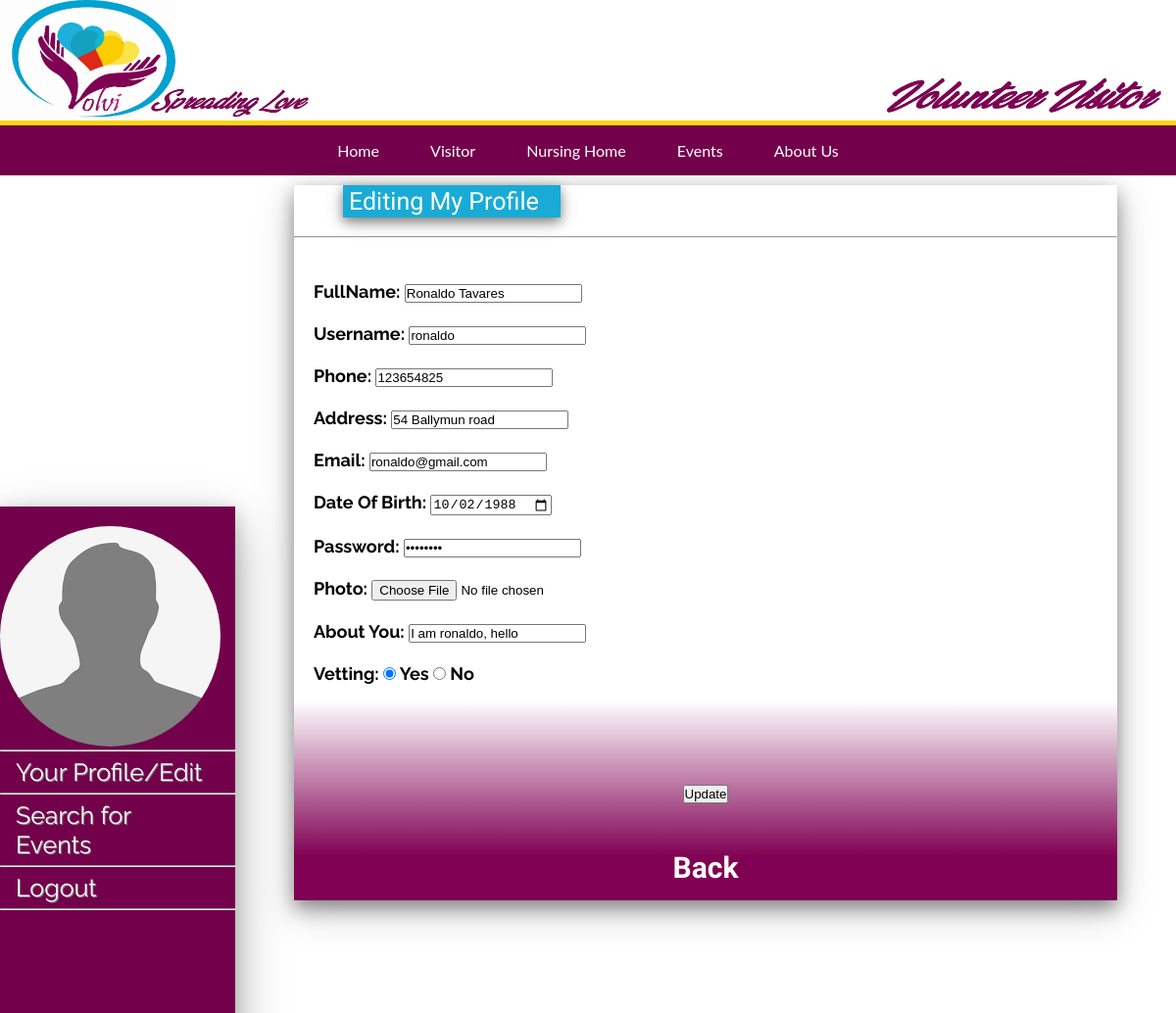
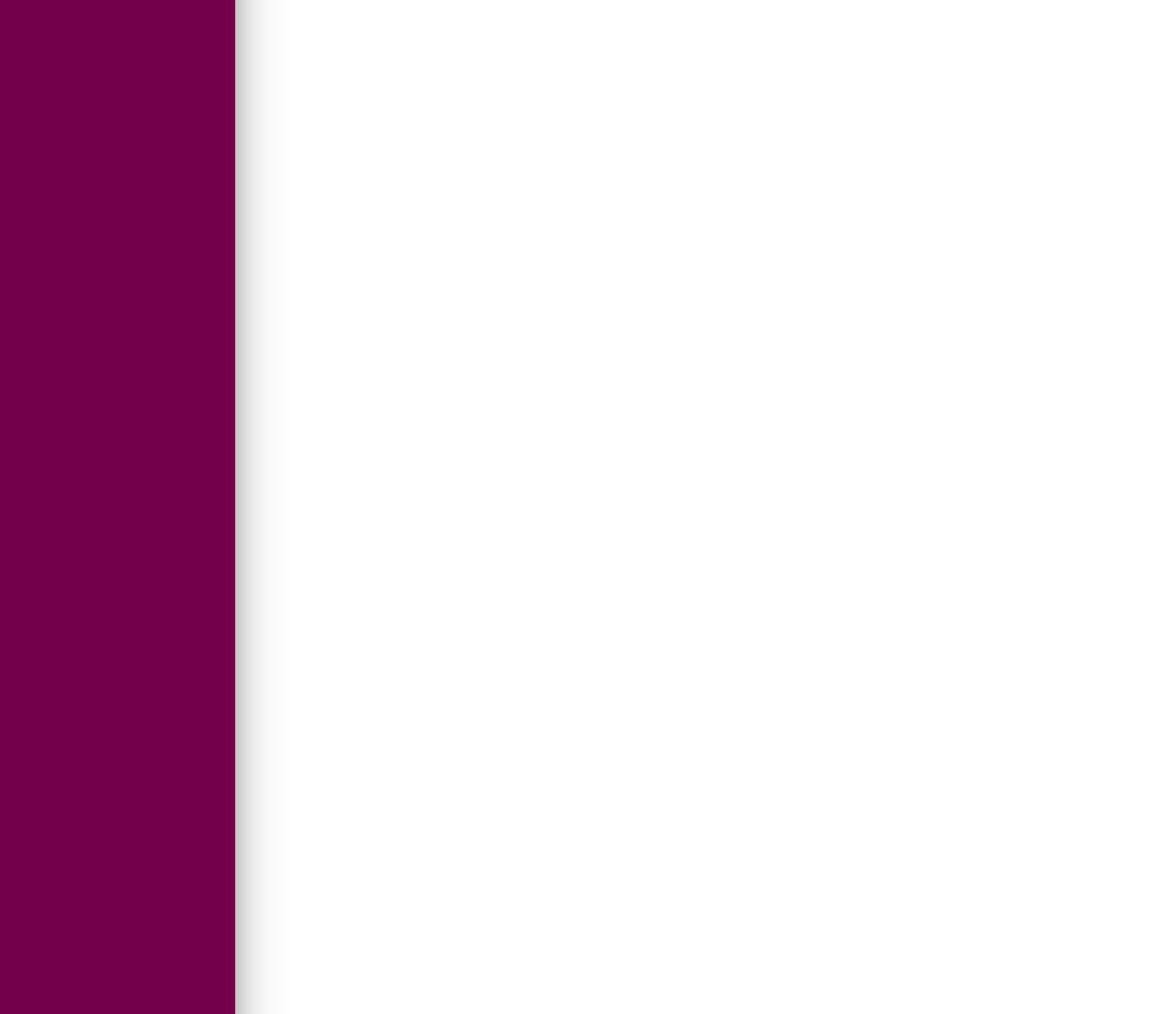
Page /VolviFinal/editProfile.php?Username=ronaldo on the committed database (2 pictures, top to bottom).
### tables this page shows
CREATE TABLE `users` (
  `User_ID` int(11) NOT NULL,
  `FullName` varchar(255) NOT NULL,
  `Username` varchar(255) NOT NULL,
  `Phone` int(30) NOT NULL,
  `Address` varchar(255) NOT NULL,
  `Email` varchar(255) NOT NULL,
  `DoB` date NOT NULL,
  `About` varchar(255) NOT NULL,
  `Password` varchar(255) NOT NULL,
  `Photo` blob NOT NULL,
  `Vetting` enum('Y','N') NOT NULL
);

### VolviFinal/editProfile.php (the view, shortened to what this page needs)
<html>
<body>
<div class="transbox">
<legend style="font-family:Kaushan Script; margin-left: 50px; font-size:25px;">Editing My Profile</legend> <br>
<?php
if (isset($_SESSION["Username"])){
echo '<b><h1> Hello<i> <b>'.$_SESSION["Username"].'</i> </b>this is your profile</h1>';}?><hr>
<br>
<?php
include('db.php');
	$Username = '';
if( isset( $_GET['Username'])) {
    $pus  = $_GET['Username'];
$stmt = $dbh->prepare("SELECT * FROM users WHERE Username= :pus");
$stmt->bindValue(':pus', $pus);
$stmt->execute();
$row = $stmt->fetch(PDO::FETCH_ASSOC);
$Username = $row['Username'];
$FullName = $row['FullName'];
$Phone = $row['Phone'];
$Address = $row['Address'];
$Email = $row['Email'];
$DoB = $row['DoB'];
$Password = $row['Password'];
$Photo = $row['Photo'];
$About = $row['About'];
$Vetting = $row['Vetting'];
}
?>
<div align='center'>
<form action="editProfile.php" method="post">
<h2>FullName: <input type="text" name="FullName" value="<?php echo $FullName; ?>" >  <br><br>
Username: <input type="text" name="Username" value="<?php echo $Username; ?>"  readonly/> <br><br>
Phone: <input type="text" name="Phone" value="<?php echo $Phone; ?>" ><br><br>
Address: <input type="text" name="Address" value="<?php echo $Address; ?>" > <br><br>
Email: <input type="text" name="Email" value="<?php echo $Email; ?>" > <br><br>
Date Of Birth: <input type="date" name="DoB" value="<?php echo $DoB; ?>" > <br><br>
Password: <input type="password" name="Password" value="<?php echo $Password; ?>"  > <br><br>
Photo: <input type="file" name="Photo" value="<?php echo $Photo; ?>" > <br><br>
About You: <input type="text" name="About" value="<?php echo $About; ?>" > <br><br>
Vetting: <input type="radio" name="Vetting" value="Y" <?php echo $Vetting =="Y";{ echo "checked";}?>/> Yes
		 <input type="radio" name="Vetting" value="N" <?php echo $Vetting =="N";{ echo "checked";}?>/> No <br><br></h2>
<br>
		 <br>
		 <input type="submit" name="update" value="Update">
		 <br>
		 <a href="loggedvisitor.php"><h5>Back</a></h5>
</div>
</body>
</html>

### VolviFinal/editProfile.php (style rules this page uses)
div.transbox { margin-left: 25%; border: none; background-image: linear-gradient(to top, #800053 6%, white, white 50%); box-shadow: 0 8px 18px 0 rgba(0, 0, 0, 0.4), 0 12px 40px 0 rgba(0, 0, 0, 0.19); margin-top: 10px; position: relative; margin-right: 25%; min-width: 70%; }
h5 { text-align: center; font-family: Kaushan Script; display: inline-block; font-size: 30px; position: absolut; }
h2 { margin: 5px 0 22px 0; text-align: justify; border-collapse: separate; padding: 20px; font-size: 18px; font-family: Raleway; white-space: nowrap; }
legend { color: white; background: rgba(0, 162, 209, 0.9); border: none; padding: 2px 6px; max-width: 25%; box-shadow: 0 4px 10px 0 rgba(0, 0, 0, 0.4), 0 6px 20px 0 rgba(0, 0, 0, 0.19); }

### rows in the picture
users: FullName "Ronaldo Tavares", Username "ronaldo", Phone "123654825", Address "54 Ballymun road", Email "ronaldo@gmail.com", DoB "10/02/1988", About "I am ronaldo, hello"
